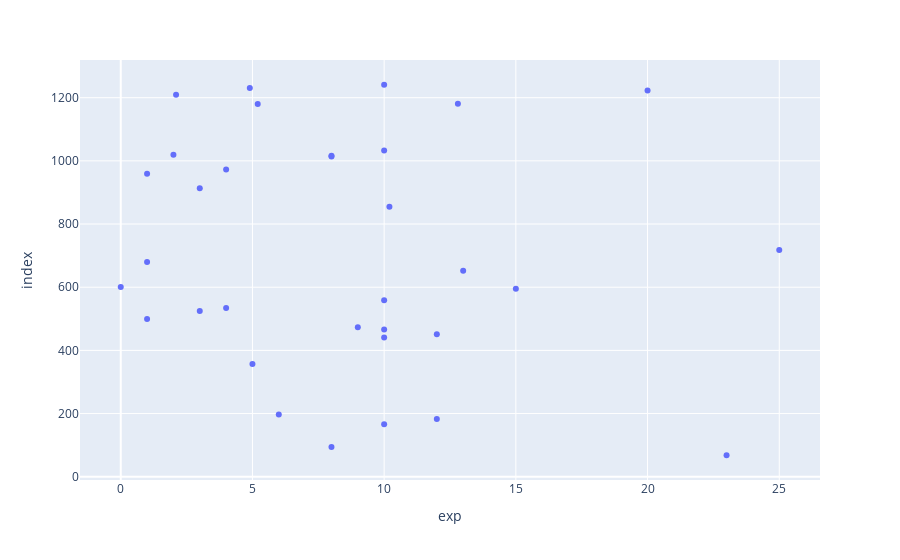

Notebook cell for this chart:
### Code cell
px.scatter(df_level_unknown, x= 'exp')

### Figure 1 — Plotly figure (JSON) as saved in the notebook; plotly's stock layout.template omitted (floating-point values rounded to 4 significant figures)
{"data": [{"hovertemplate": "exp=%{x}<br>index=%{y}<extra></extra>", "legendgroup": "", "marker": {"color": "#636efa", "symbol": "circle"}, "mode": "markers", "name": "", "orientation": "h", "showlegend": false, "type": "scatter", "x": [23, 8, 10, 12, 6, 5, 10, 12, 10, 9, 1, 3, 4, 10, 15, 0, 13, 1, 25, 10.2, 3, 1, 4, 8, 8, 2, 10, 5.2, 12.8, 2.1, 20, 4.9, 10], "xaxis": "x", "y": [68, 94, 166, 183, 197, 357, 441, 451, 466, 473, 499, 525, 534, 559, 595, 601, 652, 680, 718, 855, 913, 959, 973, 1014, 1016, 1019, 1033, 1180, 1181, 1209, 1223, 1231, 1241], "yaxis": "y"}], "layout": {"legend": {"tracegroupgap": 0}, "margin": {"t": 60}, "xaxis": {"anchor": "y", "domain": [0, 1], "title": {"text": "exp"}}, "yaxis": {"anchor": "x", "domain": [0, 1], "title": {"text": "index"}}}}
